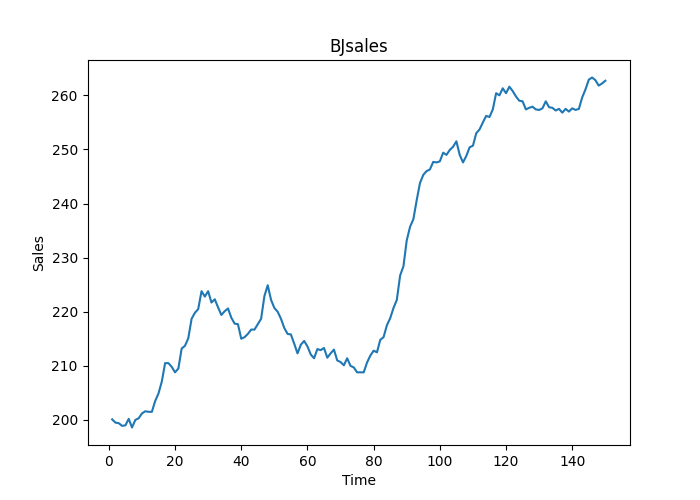

Reproduce this figure in Python.
"""
BJsales.

- 2025-08-31: Created
"""
from matplotlib import pyplot as plt
from pydataset import data
import os

dataset_name = 'BJsales'
# data(dataset_name, show_doc=True)
df = data(dataset_name)
print(df.head())

ax = df.plot('time', 'BJsales', legend=False)
ax.set_ylabel('Sales')
ax.set_xlabel('Time')
ax.set_title(dataset_name)

if 'pydataset' in os.getcwd():
    plt.savefig(dataset_name)
else:
    plt.savefig(os.path.join('pydataset', dataset_name))
